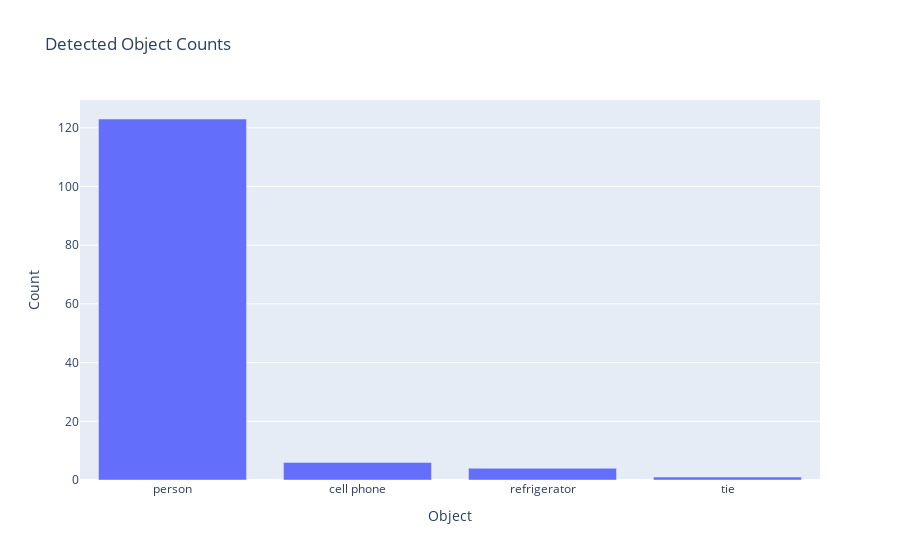
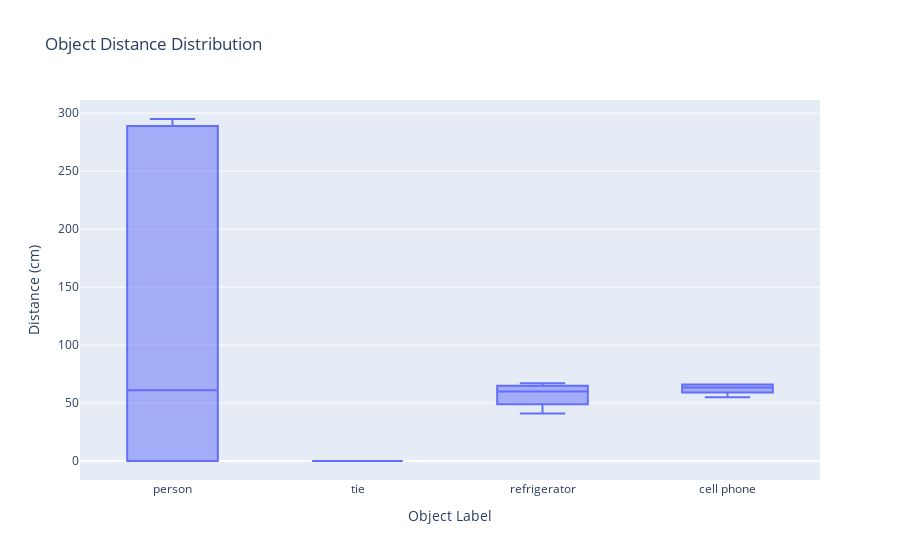

The cell these charts' notebook holds for them, in order:
### Code cell
import serial
import csv
import time
import cv2
import pandas as pd
import plotly.express as px
from gtts import gTTS
import os
from ultralytics import YOLO  # YOLOv8 library

# === CONFIGURATION ===
SERIAL_PORT = 'COM8'
BAUD_RATE = 9600
CSV_FILE = 'distance_data.csv'
AUDIO_REPORT_FILE = "observation_report.mp3"
YOLO_MODEL_PATH = "yolov8n.pt"  # Replace with your YOLOv8 model path

# === INITIALIZE YOLO ===
model = YOLO(YOLO_MODEL_PATH)

# === DISTANCE STORAGE ===
distance_data = {}

# === SERIAL SETUP ===
try:
    ser = serial.Serial(SERIAL_PORT, BAUD_RATE, timeout=1)
    print(f"Connected to {SERIAL_PORT} at {BAUD_RATE} baud.")
except serial.SerialException as e:
    print(f"Error: Could not open serial port: {e}")
    exit()

# === WEBCAM SETUP ===
cap = cv2.VideoCapture(0)
if not cap.isOpened():
    print("Error: Could not open webcam.")
    exit()

# === CSV LOGGING ===
with open(CSV_FILE, mode='w', newline='') as file:
    writer = csv.writer(file)
    writer.writerow(['Object Label', 'Distance (cm)'])

    print("Starting object detection and distance measurement...")
    try:
        while True:
            ret, frame = cap.read()
            if not ret:
                print("Error: Failed to grab frame.")
                break

            # === YOLO DETECTION ===
            results = model.predict(frame)
            annotated_frame = results[0].plot()

            # === PROCESS RESULTS ===
            if results[0].boxes:
                for box in results[0].boxes:
                    class_id = int(box.cls[0])
                    label = results[0].names[class_id]
                    confidence = box.conf[0].item()

                    # === READ DISTANCE FROM ARDUINO ===
                    if ser.in_waiting > 0:
                        data = ser.readline().decode('utf-8').strip()
                        if data.startswith("Distance: "):
                            distance = float(data.split(" ")[1])

                            if label not in distance_data:
                                distance_data[label] = {'total_distance': 0, 'count': 0}
                            distance_data[label]['total_distance'] += distance
                            distance_data[label]['count'] += 1

                            writer.writerow([label, distance])
                            print(f"Detected: {label} - {distance:.2f} cm, Confidence: {confidence:.2f}")

            cv2.imshow('YOLO Detection with Distance', annotated_frame)
            if cv2.waitKey(1) & 0xFF == ord('q'):
                break

    except KeyboardInterrupt:
        print("\nDetection stopped by user.")
    except Exception as e:
        print(f"Error: {e}")
    finally:
        cap.release()
        cv2.destroyAllWindows()
        ser.close()
        print("Resources released.")

# === REPORT GENERATION ===
def generate_observation_report(file_path, distance_data):
    try:
        df = pd.read_csv(file_path)
        if df.empty:
            print("No detections to report.")
            return

        total_detections = df.shape[0]
        detection_counts = df['Object Label'].value_counts()
        descriptions = []

        print("\n********* Observation Report **********")
        print(f"Total Detections: {total_detections}")
        print("Detections by Object:")
        for obj, count in detection_counts.items():
            avg_distance = distance_data[obj]['total_distance'] // distance_data[obj]['count']
            description = f"Detected {obj} with an approximate distance of {avg_distance:.2f} cm."
            descriptions.append(description)
            print(description)

        full_report = "\n".join(descriptions)
        print("\nFull Observation Report:")
        print(full_report)

        # === AUDIO REPORT ===
        tts = gTTS(text=full_report, lang='en')
        tts.save(AUDIO_REPORT_FILE)
        os.system(f"start {AUDIO_REPORT_FILE}")

        # === PLOTTING ===
        # Bar chart
        object_counts = df['Object Label'].value_counts().reset_index()
        object_counts.columns = ['Object', 'Count']
        count_fig = px.bar(object_counts, x='Object', y='Count', title='Detected Object Counts')
        count_fig.show()

        # Box plot of distances per object
        box_fig = px.box(df, x='Object Label', y='Distance (cm)', title='Object Distance Distribution')
        box_fig.show()

    except Exception as e:
        print(f"Error generating dh report: {e}")

# === CALL REPORT FUNCTION ===
generate_observation_report(CSV_FILE, distance_data)

### Figure 1 — Plotly figure (JSON) as saved in the notebook; plotly's stock layout.template omitted (floating-point values rounded to 4 significant figures)
{"data": [{"alignmentgroup": "True", "hovertemplate": "Object=%{x}<br>Count=%{y}<extra></extra>", "legendgroup": "", "marker": {"color": "#636efa", "pattern": {"shape": ""}}, "name": "", "offsetgroup": "", "orientation": "v", "showlegend": false, "textposition": "auto", "type": "bar", "x": ["person", "cell phone", "refrigerator", "tie"], "xaxis": "x", "y": [123, 6, 4, 1], "yaxis": "y"}], "layout": {"barmode": "relative", "legend": {"tracegroupgap": 0}, "title": {"text": "Detected Object Counts"}, "xaxis": {"anchor": "y", "domain": [0, 1], "title": {"text": "Object"}}, "yaxis": {"anchor": "x", "domain": [0, 1], "title": {"text": "Count"}}}}

### Figure 2 — Plotly figure (JSON) as saved in the notebook; plotly's stock layout.template omitted (floating-point values rounded to 4 significant figures; data arrays with more than 128 entries replaced by an {"elided": "..."} marker saying what was removed)
{"data": [{"alignmentgroup": "True", "hovertemplate": "Object Label=%{x}<br>Distance (cm)=%{y}<extra></extra>", "legendgroup": "", "marker": {"color": "#636efa"}, "name": "", "notched": false, "offsetgroup": "", "orientation": "v", "showlegend": false, "type": "box", "x": {"elided": "134 str values"}, "x0": " ", "xaxis": "x", "y": {"elided": "134 int values"}, "y0": " ", "yaxis": "y"}], "layout": {"boxmode": "group", "legend": {"tracegroupgap": 0}, "title": {"text": "Object Distance Distribution"}, "xaxis": {"anchor": "y", "domain": [0, 1], "title": {"text": "Object Label"}}, "yaxis": {"anchor": "x", "domain": [0, 1], "title": {"text": "Distance (cm)"}}}}
